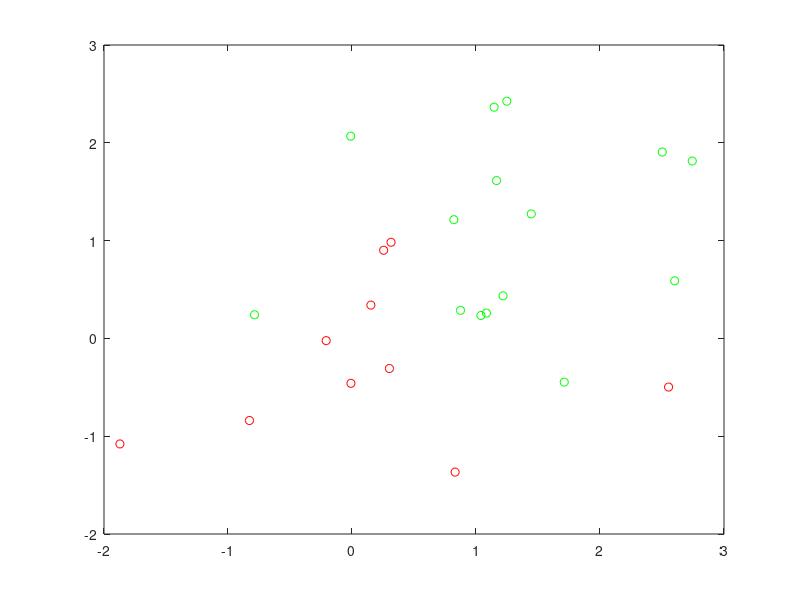

Reproduce this figure in MATLAB. (Note: this script raises an error after producing the figure.)
% LDA - MATLAB subroutine to perform linear discriminant analysis
% by Will Dwinnell and Deniz Sevis
%
% Use:
% W = LDA(Input,Target,Priors)
%
% W       = discovered linear coefficients (first column is the constants)
% Input   = predictor data (variables in columns, observations in rows)
% Target  = target variable (class labels)
% Priors  = vector of prior probabilities (optional)
%
% Note: discriminant coefficients are stored in W in the order of unique(Target)
%
% Example:
%
% % Generate example data: 2 groups, of 10 and 15, respectively
Input = [randn(10,2); randn(15,2) + 1.5];  Target = [zeros(10,1); ones(15,1)];
% 
% % Calculate linear discriminant coefficients
% W = LDA(X,Y);
% 
% % Calulcate linear scores for training data
% L = [ones(25,1) X] * W';
% 
% % Calculate class probabilities
% P = exp(L) ./ repmat(sum(exp(L),2),[1 2]);
% %
% %
% % Last modified: Dec-11-2010

plot(Input(1:10,1),Input(1:10,2), 'or')
hold on
plot(Input(11:end,1),Input(11:end,2), 'og')

% function [PooledCov, W] = LDA(Input,Target,Priors)

% Determine size of input data
[n, m] = size(Input);

% Discover and count unique class labels
ClassLabel = unique(Target);
k = length(ClassLabel);

% Initialize
nGroup     = NaN(k,1);     % Group counts
GroupMean  = NaN(k,m);     % Group sample means
PooledCov  = zeros(m,m);   % Pooled covariance
W          = NaN(k,m+1);   % model coefficients

% if  (nargin >= 3)  PriorProb = Priors;  end

% Loop over classes to perform intermediate calculations
for i = 1:k,
    % Establish location and size of each class
    Group      = (Target == ClassLabel(i)); %group get 1 if the equality is true. Group is logical (class)
    nGroup(i)  = sum(double(Group)); %To sum up the ones in Group, Group needs to be converted to class double
    
    % Calculate group mean vectors
    GroupMean(i,:) = mean(Input(Group,:));
    
    % Accumulate pooled covariance information
    PooledCov = PooledCov + ((nGroup(i) - 1) / (n - k) ).* cov(Input(Group,:));
end

% Assign prior probabilities
if  (nargin >= 3)
    % Use the user-supplied priors
    PriorProb = Priors;
else
    % Use the sample probabilities
    PriorProb = nGroup / n;
end

% Loop over classes to calculate linear discriminant coefficients
for i = 1:k,
    % Intermediate calculation for efficiency
    % This replaces:  GroupMean(g,:) * inv(PooledCov)
    Temp = GroupMean(i,:) / PooledCov;
    
    % Constant
    W(i,1) = -0.5 * Temp * GroupMean(i,:)' + log(PriorProb(i));
    
    % Linear
    W(i,2:end) = Temp;
end

% Housekeeping
clear Temp

% end

X=Input;
L = [ones(25,1) X] * W';
% EOF


